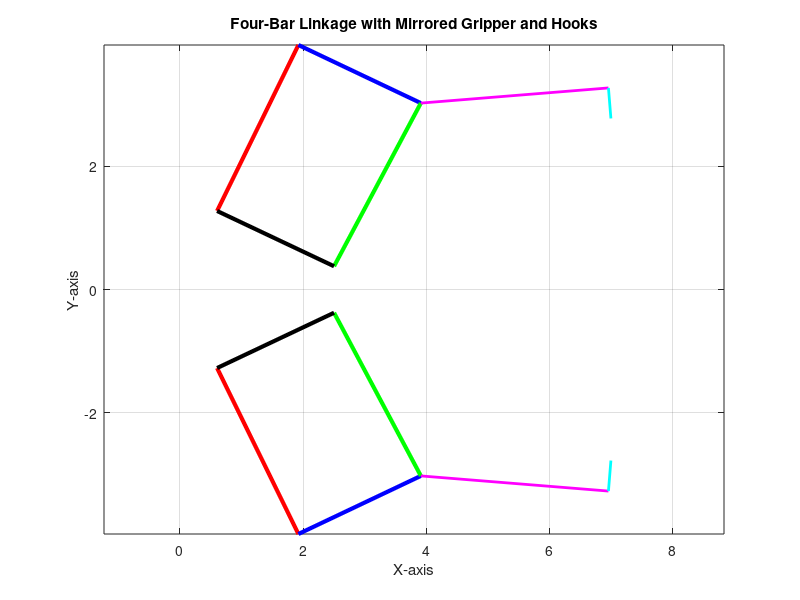
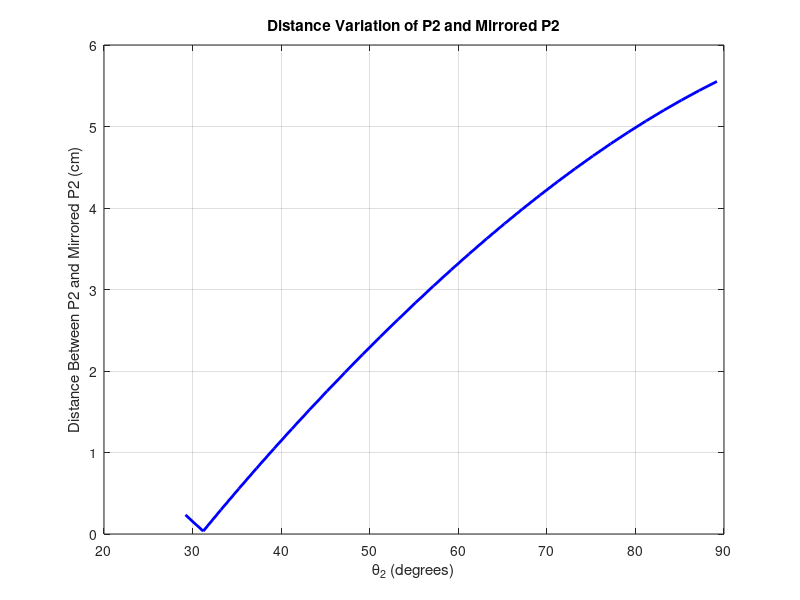
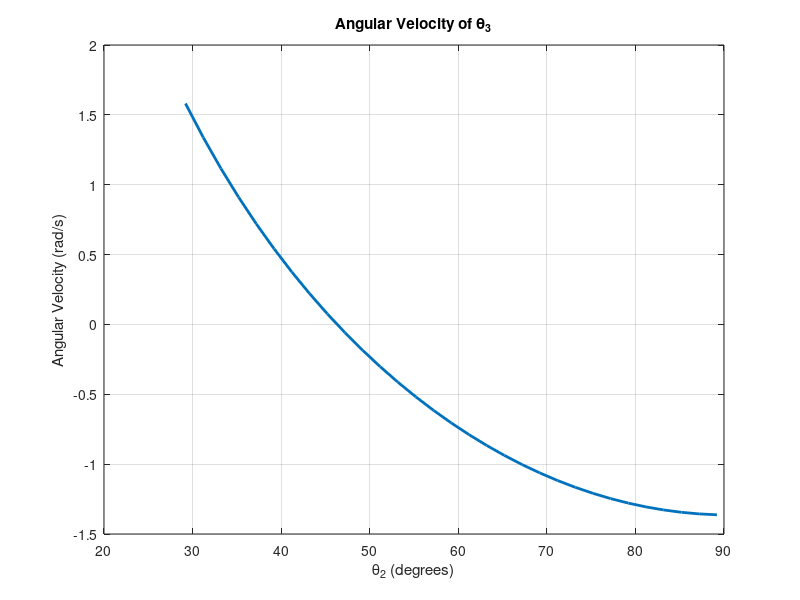
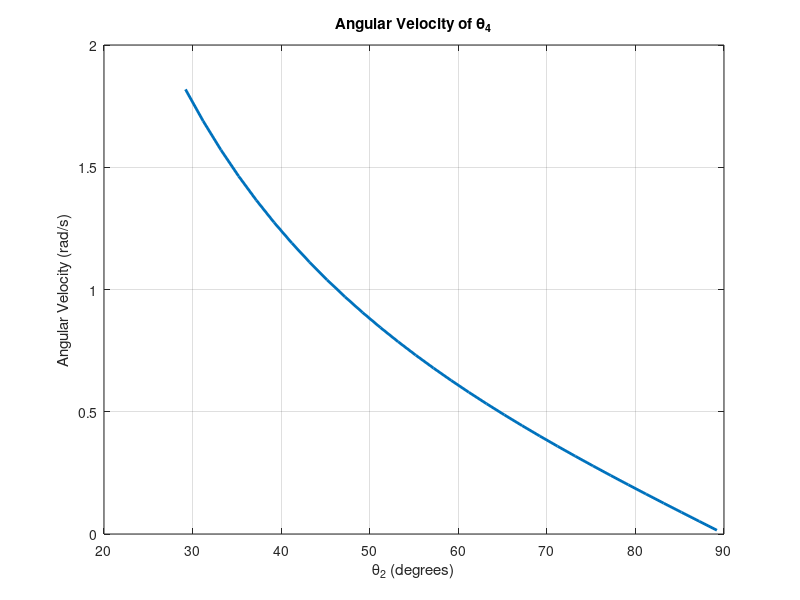

MATLAB code for these plots, in order:
%working gripper Final!

clc; clear; close all;

% Link Lengths (in centimeters)
L0 = 2.1;   % Ground Link
L1 = 3;     % Input Link
L2 = 2.2;   % Coupler Link
L3 = 3;     % Output Link
L_ext = 3.055; % Extended bar length from right end of L2
ext_angle = 30; % Angle of the extended bar from L2 (counterclockwise)
hook_length = 0.497; % Hook length
hook_angle = -90; % Hook angle relative to extension

% Rotation angle for whole system (clockwise)
rotation_angle = -25.3; % Negative for clockwise rotation

% Input Angle Range (Driving Link Motion) - Limited to 29.2° to 89.2°
theta2 = 29.2:2:89.2; % Driving Link Motion Range


% Define new origins for the gripper fractions
origin_shift = [0; 1.41]; % Set origin at (0,1.41) for the original fraction
mirrored_origin_shift = [0; -1.41]; % Set origin at (0,-1.41) for the mirrored fraction

% Rotation Matrix (for whole system rotation)
R = [cosd(rotation_angle), -sind(rotation_angle); 
     sind(rotation_angle),  cosd(rotation_angle)];

% Store P positions for trajectory plotting
P1_positions = [];
P2_positions = [];
P1_positions_mirror = [];
P2_positions_mirror = [];
P2_distance = [];

om3 = zeros(1, length(theta2));  % Angular velocity of θ₃
om4 = zeros(1, length(theta2));  % Angular velocity of θ₄

distance_offset = 2.82; % Vertical distance between original and mirrored parts

figure(1);
for i = 1:length(theta2)
    
    % Position Analysis using Cosine Rule (Ensures Lengths Remain Fixed)
    AC = sqrt(L0^2 + L1^2 - 2 * L0 * L1 * cosd(theta2(i)));
    beta = acosd((L0^2 + AC^2 - L1^2) / (2 * L0 * AC));
    psi = acosd((L2^2 + AC^2 - L3^2) / (2 * L2 * AC));
    lambda = acosd((L3^2 + AC^2 - L2^2) / (2 * L3 * AC));

    theta3 = psi - beta;
    theta4 = 180 - lambda - beta;

    % Define Joint Positions (Before Rotation)
    Ox = [0; 0] + origin_shift; % Fixed Ground Point
    Cx = [L0; 0] + origin_shift; % Fixed Ground Point
    
    Ax = Ox + [L1 * cosd(theta2(i)); L1 * sind(theta2(i))];
    Bx = Ax + [L2 * cosd(theta3); L2 * sind(theta3)];
    
    % Define Extended Bar from Right End of L2 (B Point)
    P1 = Bx + [L_ext * cosd(theta3 + ext_angle); L_ext * sind(theta3 + ext_angle)];
    
    % Define Hook End
    P2 = P1 + [hook_length * cosd(theta3 + ext_angle + hook_angle); hook_length * sind(theta3 + ext_angle + hook_angle)];
    
    % Apply Rotation Matrix to all points
    P1_rot = R * P1;
    P2_rot = R * P2;
    Ox_rot = R * Ox;
    Ax_rot = R * Ax;
    Bx_rot = R * Bx;
    Cx_rot = R * Cx;

    % Velocity Analysis (Angular Velocities)
    r = [ L2*cosd(theta3), -L3*cosd(theta4); 
          L2*sind(theta3), -L3*sind(theta4) ];
    
    v = [ -L1 * sind(theta2(i)); -L1 * cosd(theta2(i))];

    w = r \ v; % Solve for angular velocities
    om3(i) = w(1);
    om4(i) = w(2);

    % Mirroring the system at y = 0 with vertical offset
    Ox_mirror = [Ox_rot(1); -Ox_rot(2)];
    Ax_mirror = [Ax_rot(1); -Ax_rot(2)];
    Bx_mirror = [Bx_rot(1); -Bx_rot(2)];
    Cx_mirror = [Cx_rot(1); -Cx_rot(2)];
    P1_mirror = [P1_rot(1); -P1_rot(2)];
    P2_mirror = [P2_rot(1); -P2_rot(2)];
    
    % Calculate Distance Between P2 and Mirrored P2
    P2_dist = norm(P2_rot - P2_mirror);
    P2_distance = [P2_distance, P2_dist];
    
    % Plot the Original and Mirrored 4-Bar Mechanism
    plot([Ox_rot(1) Ax_rot(1)], [Ox_rot(2) Ax_rot(2)], 'r', 'LineWidth', 3);
    hold on;
    plot([Ax_rot(1) Bx_rot(1)], [Ax_rot(2) Bx_rot(2)], 'b', 'LineWidth', 3);
    plot([Bx_rot(1) Cx_rot(1)], [Bx_rot(2) Cx_rot(2)], 'g', 'LineWidth', 3);
    plot([Ox_rot(1) Cx_rot(1)], [Ox_rot(2) Cx_rot(2)], 'k', 'LineWidth', 3);
    plot([Bx_rot(1) P1_rot(1)], [Bx_rot(2) P1_rot(2)], 'm', 'LineWidth', 2);
    plot([P1_rot(1) P2_rot(1)], [P1_rot(2) P2_rot(2)], 'c', 'LineWidth', 2);
    
    plot([Ox_mirror(1) Ax_mirror(1)], [Ox_mirror(2) Ax_mirror(2)], 'r', 'LineWidth', 3);
    plot([Ax_mirror(1) Bx_mirror(1)], [Ax_mirror(2) Bx_mirror(2)], 'b', 'LineWidth', 3);
    plot([Bx_mirror(1) Cx_mirror(1)], [Bx_mirror(2) Cx_mirror(2)], 'g', 'LineWidth', 3);
    plot([Ox_mirror(1) Cx_mirror(1)], [Ox_mirror(2) Cx_mirror(2)], 'k', 'LineWidth', 3);
    plot([Bx_mirror(1) P1_mirror(1)], [Bx_mirror(2) P1_mirror(2)], 'm', 'LineWidth', 2);
    plot([P1_mirror(1) P2_mirror(1)], [P1_mirror(2) P2_mirror(2)], 'c', 'LineWidth', 2);
    
    grid on;
    axis equal;
    title('Four-Bar Linkage with Mirrored Gripper and Hooks');
    xlabel('X-axis');
    ylabel('Y-axis');
    drawnow;
    hold off;
end

% Plot Distance Between P2 and Mirrored P2
figure(2);
plot(theta2, P2_distance, 'b', 'LineWidth', 2);
xlabel('\theta_2 (degrees)');
ylabel('Distance Between P2 and Mirrored P2 (cm)');
title('Distance Variation of P2 and Mirrored P2');
grid on;


% Angular Velocity of θ₃
figure(3);
plot(theta2, om3, 'LineWidth', 2);
title('Angular Velocity of \theta_3');
xlabel('\theta_2 (degrees)');
ylabel('Angular Velocity (rad/s)');
grid on;

% Angular Velocity of θ₄
figure(4);
plot(theta2, om4, 'LineWidth', 2);
title('Angular Velocity of \theta_4');
xlabel('\theta_2 (degrees)');
ylabel('Angular Velocity (rad/s)');
grid on;
